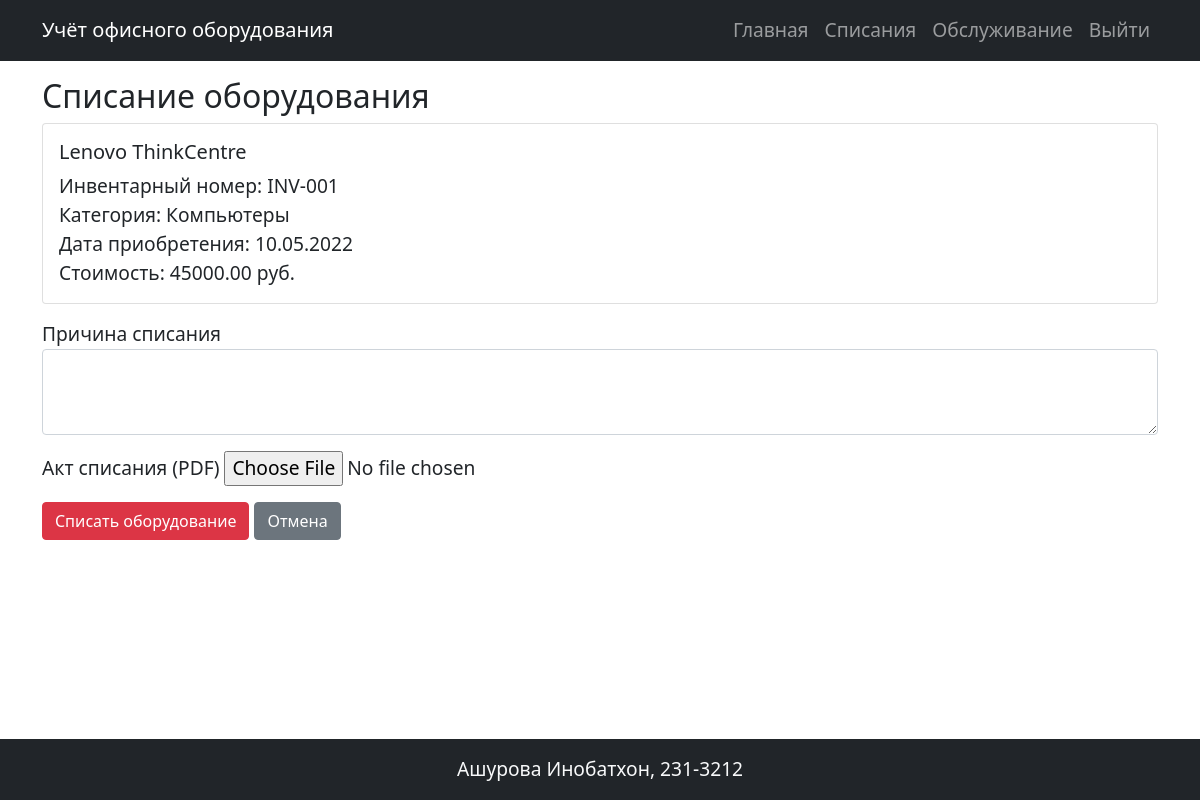
The app's page /equipment/1/write_off (signed in), older data.
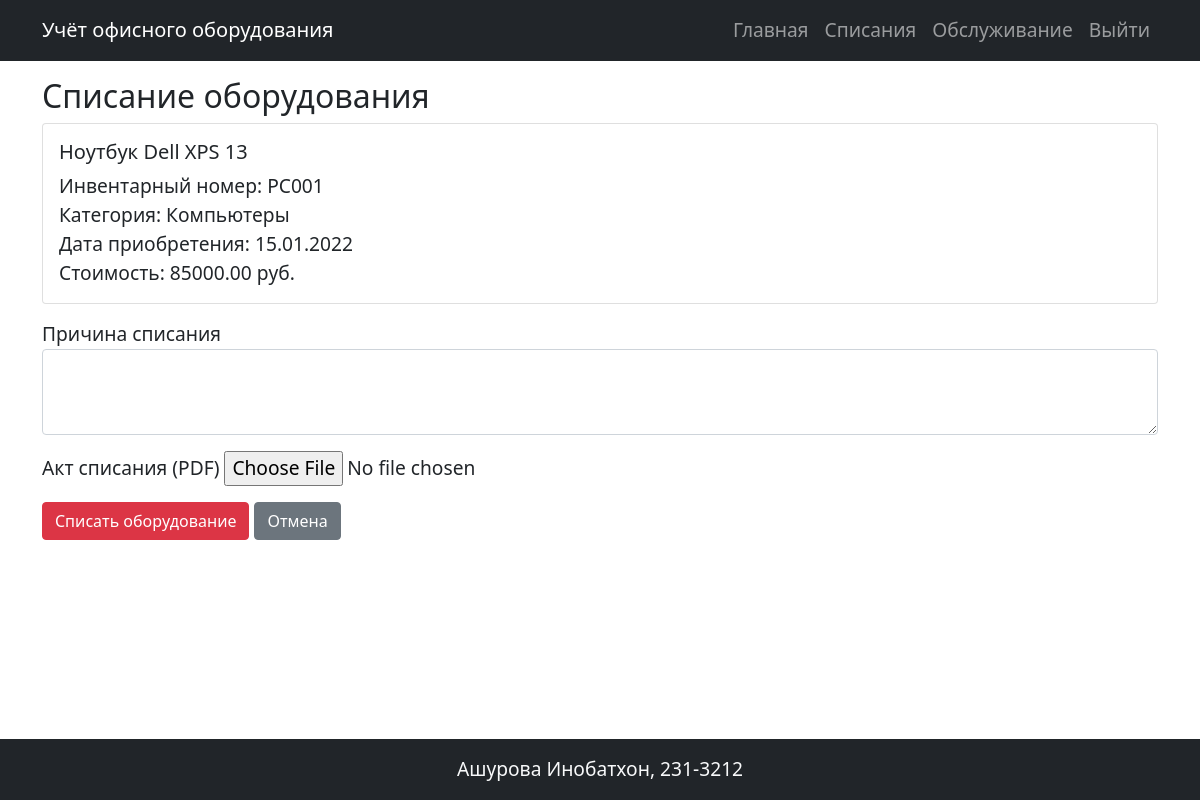
The same page, newer data.
### models.py (models this page shows)
class Equipment(db.Model):
    id = db.Column(db.Integer, primary_key=True)
    name = db.Column(db.String(100), nullable=False)
    inventory_number = db.Column(db.String(50), unique=True, nullable=False)
    category_id = db.Column(db.Integer, db.ForeignKey('category.id'), nullable=False)
    category = db.relationship('Category', backref='equipments')
    purchase_date = db.Column(db.Date, nullable=False)
    cost = db.Column(db.Numeric(10, 2), nullable=False)
    status = db.Column(db.Enum('В эксплуатации', 'На ремонте', 'Списано', name='equipment_status'), nullable=False, default='В эксплуатации')
    note = db.Column(db.Text)
    photos = db.relationship('Photo', backref='equipment', lazy='dynamic', cascade='all, delete-orphan')
    maintenance_history = db.relationship('MaintenanceHistory', backref='equipment', cascade='all, delete-orphan')
    responsible_persons = db.relationship('ResponsiblePersons', secondary=equipment_responsible, back_populates='equipments')
    write_offs = db.relationship('WriteOff', backref='equipment_obj', cascade='all, delete-orphan')

### app.py (the view, shortened to what this page needs)
@app.route('/equipment/<int:id>/write_off', methods=['GET', 'POST'])
@login_required
def write_off_equipment(id):
    if not current_user.role.name == 'admin':
        flash('У вас недостаточно прав для выполнения данного действия', 'danger')
        return redirect(url_for('index'))
    equipment = Equipment.query.get_or_404(id)
    return render_template('write_off.html',
                         equipment=equipment,
                         errors={},
                         reason='')

### app.py (called while the page is built)
@login_manager.user_loader
def load_user(user_id):
    return User.query.get(int(user_id))

### templates/write_off.html (shortened to what this page needs)
{% extends "base.html" %}
{% block content %}
<h2>Списание оборудования</h2>
<div class="card">
    <div class="card-body">
        <h5 class="card-title">{{ equipment.name }}</h5>
        <p class="card-text">
            Инвентарный номер: {{ equipment.inventory_number }}<br>
            Категория: {{ equipment.category.name }}<br>
            Дата приобретения: {{ equipment.purchase_date.strftime('%d.%m.%Y') }}<br>
            Стоимость: {{ "%.2f"|format(equipment.cost) }} руб.
        </p>
    </div>
</div>
<form method="POST" enctype="multipart/form-data">
    <div class="form-group mt-3">
        <label for="reason">Причина списания</label>
        <textarea class="form-control {% if errors.reason %}is-invalid{% endif %}"
                  id="reason" name="reason" rows="3" required>{{ reason }}</textarea>
    </div>
    <div class="form-group mt-3">
        <label for="act_file">Акт списания (PDF)</label>
        <input type="file" class="form-control-file {% if errors.act_file %}is-invalid{% endif %}"
               id="act_file" name="act_file" accept=".pdf" required>
    </div>
    <button type="submit" class="btn btn-danger mt-3">Списать оборудование</button>
    <a href="{{ url_for('view_equipment', id=equipment.id) }}" class="btn btn-secondary mt-3">Отмена</a>
</form>
{% endblock %}

Row changes from the older to the newer data that the page shows:
changed Equipment: name "Lenovo ThinkCentre" → "Ноутбук Dell XPS 13"; inventory_number "INV-001" → "PC001"; purchase_date "10.05.2022" → "15.01.2022"; cost "45000.00" → "85000.00"
